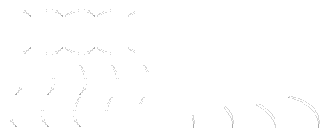
#> input picture img/attack.png, 320 x 128 px
$ python split_spritesheet.py ../img/attack.png
#> lines starting #> are read from the running program, lines starting #| are printed output that depends on the picture
import argparse
from pathlib import Path

from PIL import Image


def split_spritesheet(
    input_path: str,
    output_prefix: str,
    tile_size: int = 32,
    cols: int = 2,
    rows: int = 4,
    head_ratio: float = 0.5,
) -> None:
#> called with input_path = '../img/attack.png', output_prefix = 'attack', tile_size = 32, cols = 2, rows = 4, head_ratio = 0.5
    sheet = Image.open(input_path).convert("RGBA")
#> sheet is the input picture: PIL image 320x128 RGBA; mean R, G, B, A 5.7, 5.7, 5.7, 6.3

    expected_w = tile_size * cols
    expected_h = tile_size * rows
    if sheet.size != (expected_w, expected_h):
        print(
            f"The size of the spritesheet {sheet.size}, "
            f"based on cols/rows/tile-size, the expected {expected_w}x{expected_h}"
        )
#| The size of the spritesheet (320, 128), based on cols/rows/tile-size, the expected 64x128

    head_h = round(tile_size * head_ratio)
    body_h = tile_size - head_h

    head_sheet = Image.new("RGBA", (tile_size * cols, head_h * rows), (0, 0, 0, 0))
#> head_sheet: PIL image 64x64 RGBA; every value is 0
    body_sheet = Image.new("RGBA", (tile_size * cols, body_h * rows), (0, 0, 0, 0))

    for row in range(rows):
        for col in range(cols):
            x0 = col * tile_size
            y0 = row * tile_size
            tile = sheet.crop((x0, y0, x0 + tile_size, y0 + tile_size))

            head = tile.crop((0, 0, tile_size, head_h))
            body = tile.crop((0, head_h, tile_size, tile_size))

            head_sheet.paste(head, (col * tile_size, row * head_h))
            body_sheet.paste(body, (col * tile_size, row * body_h))
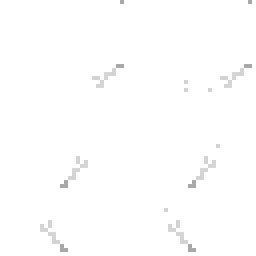
#> body_sheet: PIL image 64x64 RGBA (shown 4 times larger); mean R, G, B, A 9, 9, 9, 10; transparent parts drawn white
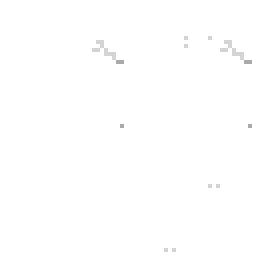
#> head_sheet: PIL image 64x64 RGBA (shown 4 times larger); mean R, G, B, A 4.8, 4.8, 4.8, 5.2; transparent parts drawn white

    head_path = f"{output_prefix}_head.png"
    body_path = f"{output_prefix}_body.png"
    head_sheet.save(head_path)
    body_sheet.save(body_path)

    print(f"Kész: {head_path} ({head_sheet.size[0]}x{head_sheet.size[1]})")
#| Kész: attack_head.png (64x64)
    print(f"Kész: {body_path} ({body_sheet.size[0]}x{body_sheet.size[1]})")
#| Kész: attack_body.png (64x64)


def main() -> None:
    parser = argparse.ArgumentParser(description="Spritesheet szétválasztása fej és test rétegre.")
    parser.add_argument("input", help="A bemeneti spritesheet elérési útja (pl. player.png)")
    parser.add_argument(
        "--output-prefix",
        default=None,
        help="Kimeneti fájlok előtagja (alapértelmezett: a bemeneti fájl neve kiterjesztés nélkül)",
    )
    parser.add_argument("--tile-size", type=int, default=32, help="Egy karakter-csempe mérete pixelben (alapértelmezett: 32)")
    parser.add_argument("--cols", type=int, default=2, help="Oszlopok száma (pózok: álló, mozgó) (alapértelmezett: 2)")
    parser.add_argument("--rows", type=int, default=4, help="Sorok száma (irányok) (alapértelmezett: 4)")
    parser.add_argument(
        "--head-ratio",
        type=float,
        default=0.5,
        help="A csempe hányad része a fej, felülről (alapértelmezett: 0.5, azaz pontosan a felső fele)",
    )
    args = parser.parse_args()

    prefix = args.output_prefix or Path(args.input).stem
    split_spritesheet(
        input_path=args.input,
        output_prefix=prefix,
        tile_size=args.tile_size,
        cols=args.cols,
        rows=args.rows,
        head_ratio=args.head_ratio,
    )


if __name__ == "__main__":
    main()
